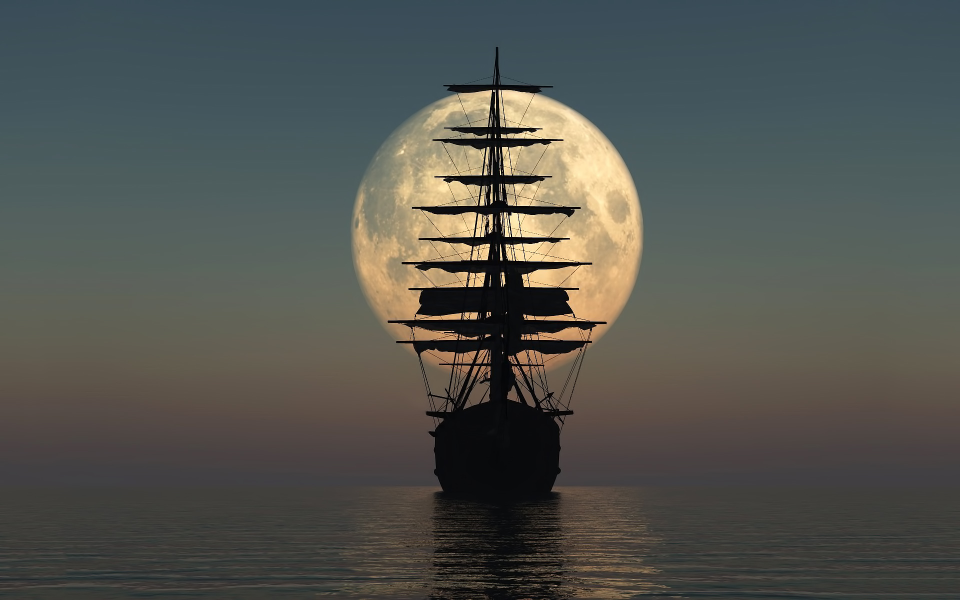
#> input picture image.jpeg, 1920 x 1200 px (shown at 1/2 size)
$ python multImage.py
#> lines starting #> are read from the running program, lines starting #| are printed output that depends on the picture
import cv2
import numpy as np

# Load the two images
image1 = cv2.imread('image.jpeg').astype(np.float32)
image2 = cv2.imread('image2.jpg').astype(np.float32)
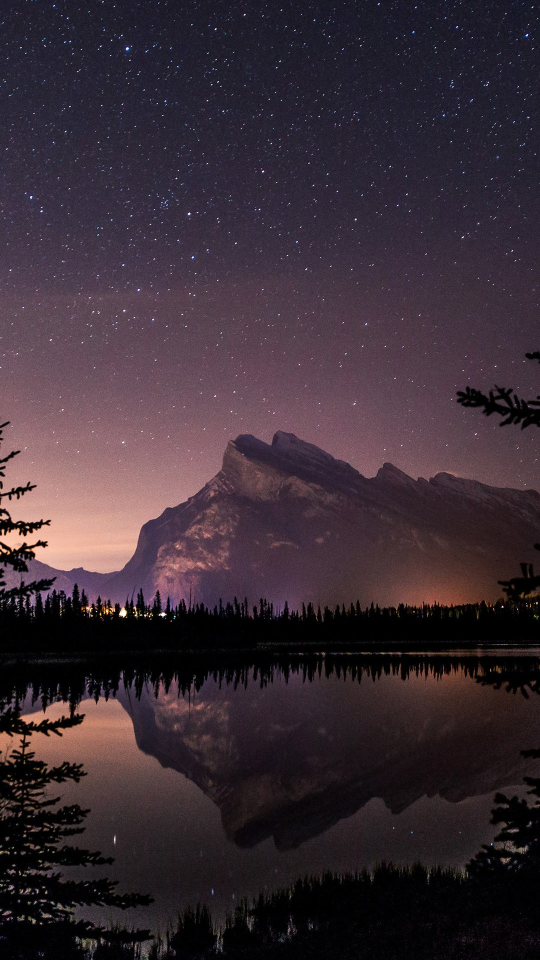
#> input picture image2.jpg, 1080 x 1920 px (shown at 1/2 size)

# Ensure both images have the same dimensions
image2 = cv2.resize(image2, (image1.shape[1], image1.shape[0]))
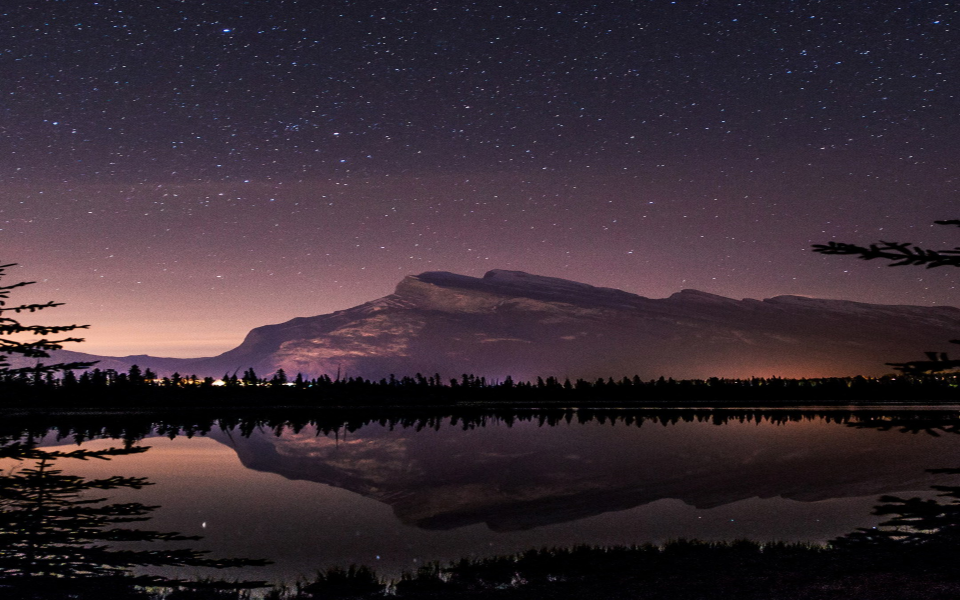
#> image2: shape (1200, 1920, 3) float32 (shown at 1/2 size); mean B, G, R 52.1, 43.8, 57.2

# Multiply the images
result = cv2.multiply(image1, image2)
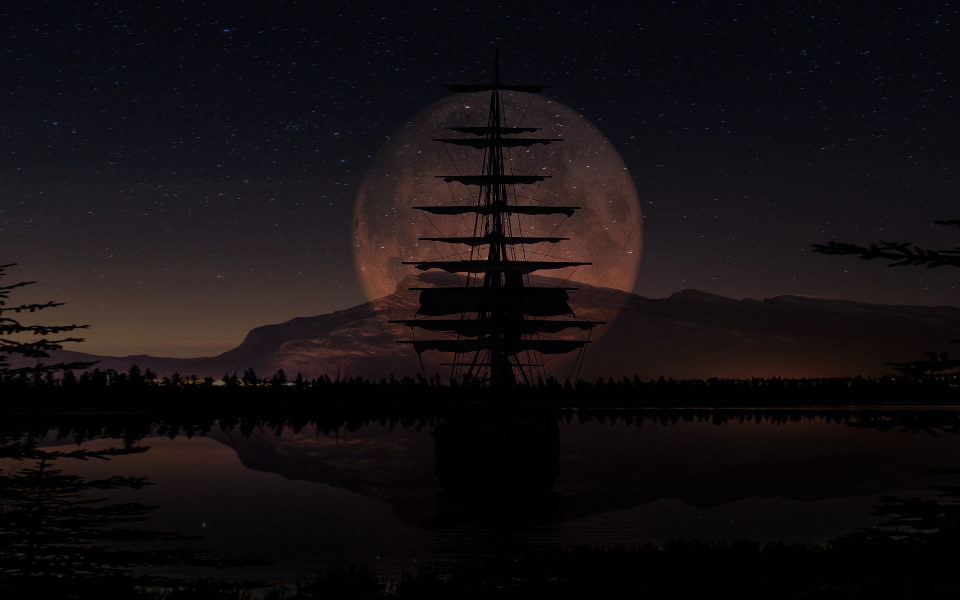
#> result: shape (1200, 1920, 3) float32 (shown at 1/2 size); mean B, G, R 4472.2, 4051.9, 5217.4; drawn with min black and max white

# Convert the result back to uint8
result = result.astype(np.uint8)
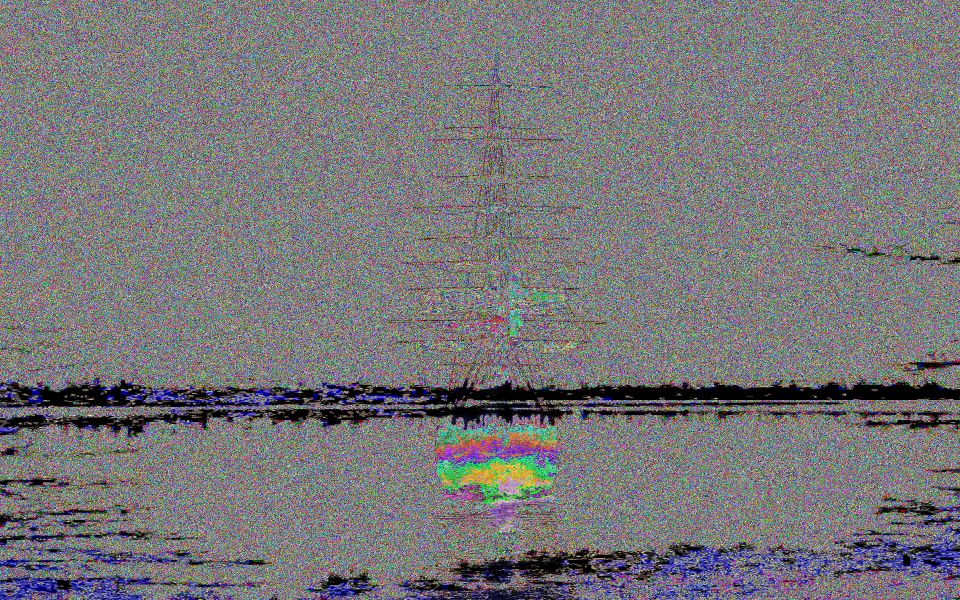
#> result: shape (1200, 1920, 3) (shown at 1/2 size); mean B, G, R 120.4, 118.5, 119.5

# Display the result
cv2.imshow('Result', result)
cv2.waitKey(0)
cv2.destroyAllWindows()
